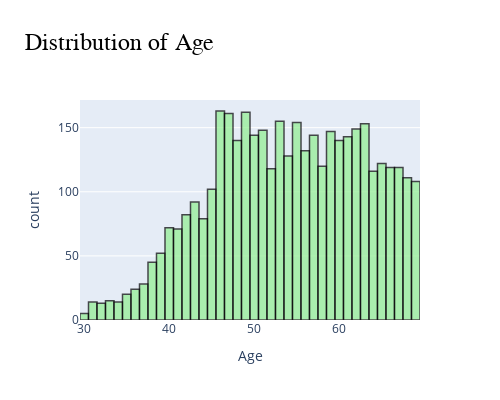
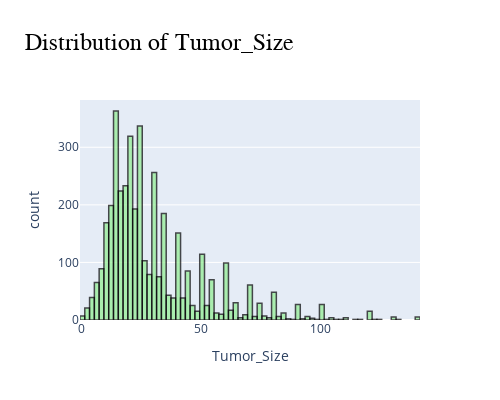
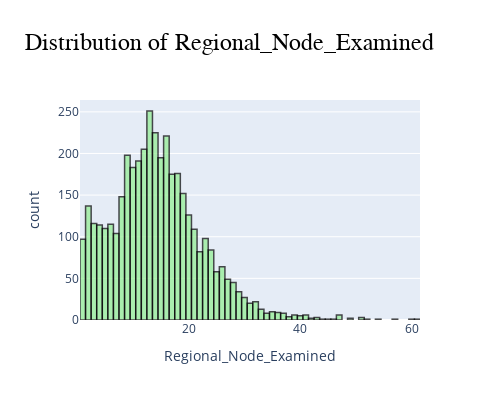
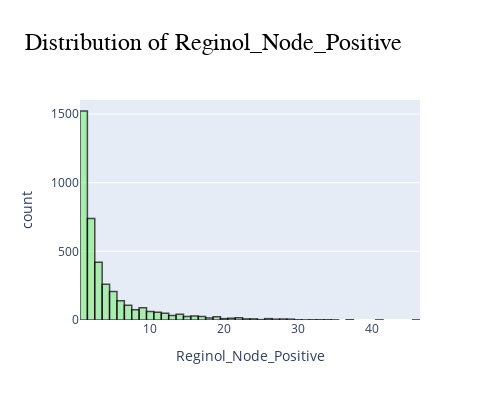

Notebook source saved alongside these figures, in order:
### Code cell
pretty_hist('Age')
pretty_hist('Tumor_Size')
pretty_hist('Regional_Node_Examined')
pretty_hist('Reginol_Node_Positive')
pretty_hist('Survival_Months')

### Figure 1 — Plotly figure (JSON) as saved in the notebook; plotly's stock layout.template omitted (floating-point values rounded to 4 significant figures; data arrays with more than 128 entries replaced by an {"elided": "..."} marker saying what was removed)
{"data": [{"alignmentgroup": "True", "bingroup": "x", "hovertemplate": "Age=%{x}<br>count=%{y}<extra></extra>", "legendgroup": "", "marker": {"color": "lightgreen", "line": {"color": "black", "width": 1.5}, "opacity": 0.7, "pattern": {"shape": ""}}, "name": "", "offsetgroup": "", "orientation": "v", "showlegend": false, "type": "histogram", "x": {"elided": "4024 int values"}, "xaxis": "x", "yaxis": "y"}], "layout": {"barmode": "overlay", "height": 400, "legend": {"tracegroupgap": 0}, "title": {"font": {"color": "black", "family": "Arial", "size": 24}, "text": "Distribution of Age"}, "width": 500, "xaxis": {"anchor": "y", "domain": [0, 1], "title": {"text": "Age"}}, "yaxis": {"anchor": "x", "domain": [0, 1], "title": {"text": "count"}}}}

### Figure 2 — Plotly figure (JSON) as saved in the notebook; plotly's stock layout.template omitted (floating-point values rounded to 4 significant figures; data arrays with more than 128 entries replaced by an {"elided": "..."} marker saying what was removed)
{"data": [{"alignmentgroup": "True", "bingroup": "x", "hovertemplate": "Tumor_Size=%{x}<br>count=%{y}<extra></extra>", "legendgroup": "", "marker": {"color": "lightgreen", "line": {"color": "black", "width": 1.5}, "opacity": 0.7, "pattern": {"shape": ""}}, "name": "", "offsetgroup": "", "orientation": "v", "showlegend": false, "type": "histogram", "x": {"elided": "4024 int values"}, "xaxis": "x", "yaxis": "y"}], "layout": {"barmode": "overlay", "height": 400, "legend": {"tracegroupgap": 0}, "title": {"font": {"color": "black", "family": "Arial", "size": 24}, "text": "Distribution of Tumor_Size"}, "width": 500, "xaxis": {"anchor": "y", "domain": [0, 1], "title": {"text": "Tumor_Size"}}, "yaxis": {"anchor": "x", "domain": [0, 1], "title": {"text": "count"}}}}

### Figure 3 — Plotly figure (JSON) as saved in the notebook; plotly's stock layout.template omitted (floating-point values rounded to 4 significant figures; data arrays with more than 128 entries replaced by an {"elided": "..."} marker saying what was removed)
{"data": [{"alignmentgroup": "True", "bingroup": "x", "hovertemplate": "Regional_Node_Examined=%{x}<br>count=%{y}<extra></extra>", "legendgroup": "", "marker": {"color": "lightgreen", "line": {"color": "black", "width": 1.5}, "opacity": 0.7, "pattern": {"shape": ""}}, "name": "", "offsetgroup": "", "orientation": "v", "showlegend": false, "type": "histogram", "x": {"elided": "4024 int values"}, "xaxis": "x", "yaxis": "y"}], "layout": {"barmode": "overlay", "height": 400, "legend": {"tracegroupgap": 0}, "title": {"font": {"color": "black", "family": "Arial", "size": 24}, "text": "Distribution of Regional_Node_Examined"}, "width": 500, "xaxis": {"anchor": "y", "domain": [0, 1], "title": {"text": "Regional_Node_Examined"}}, "yaxis": {"anchor": "x", "domain": [0, 1], "title": {"text": "count"}}}}

### Figure 4 — Plotly figure (JSON) as saved in the notebook; plotly's stock layout.template omitted (floating-point values rounded to 4 significant figures; data arrays with more than 128 entries replaced by an {"elided": "..."} marker saying what was removed)
{"data": [{"alignmentgroup": "True", "bingroup": "x", "hovertemplate": "Reginol_Node_Positive=%{x}<br>count=%{y}<extra></extra>", "legendgroup": "", "marker": {"color": "lightgreen", "line": {"color": "black", "width": 1.5}, "opacity": 0.7, "pattern": {"shape": ""}}, "name": "", "offsetgroup": "", "orientation": "v", "showlegend": false, "type": "histogram", "x": {"elided": "4024 int values"}, "xaxis": "x", "yaxis": "y"}], "layout": {"barmode": "overlay", "height": 400, "legend": {"tracegroupgap": 0}, "title": {"font": {"color": "black", "family": "Arial", "size": 24}, "text": "Distribution of Reginol_Node_Positive"}, "width": 500, "xaxis": {"anchor": "y", "domain": [0, 1], "title": {"text": "Reginol_Node_Positive"}}, "yaxis": {"anchor": "x", "domain": [0, 1], "title": {"text": "count"}}}}
